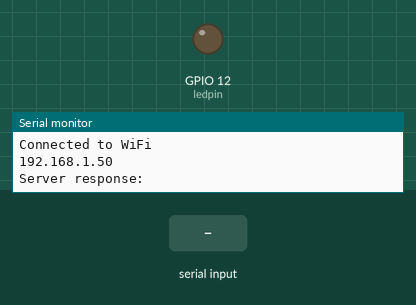
Simulated run of this sketch. Board: ESP32. Parts: output pins drawn as LEDs (lit = HIGH), the last lines printed to the serial monitor. The inputs (shaded band) are chosen by the test bench. WiFi joins after 1.5 s; servers stay silent unless stated; uploads are accepted with an empty reply.

Above: at 3.2 s.
3.3 s: "90,45,200\n" received over the second serial link
At 5.53 s:
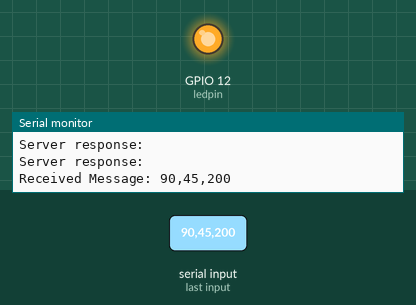
6.5 s: "90,45\n" received over the second serial link
At 9.1 s:
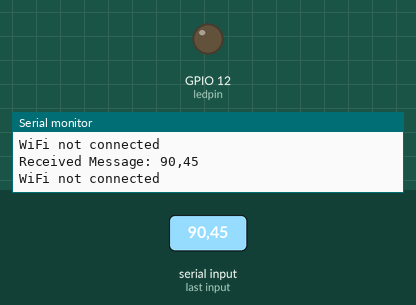
9.4 s: "90,45,200,10\n" received over the second serial link
At 10.53 s:
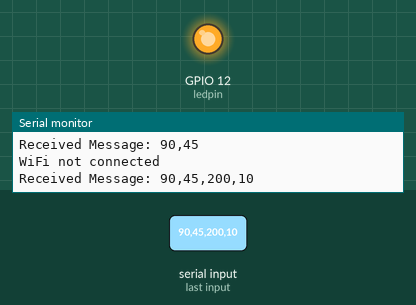
Timing chart, 0 to 12.4 s (numbered marks = the images above; inputs shaded):
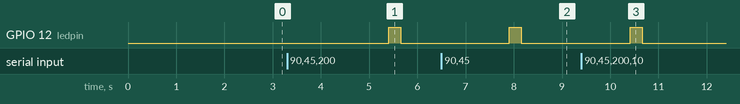

The sketch:

sketch_feb16a.ino
```cpp
#include <WiFi.h>
#include <HTTPClient.h>

const int ledpin = 12;  // LED connected to GPIO pin 12 (13 on ESP32 Dev Board)
String incomingstring;

const char *ssid = "Lynchhhh";
const char *password = "whoops12";

int onoff,offon;

WiFiClient client;

void setup() {
  pinMode(ledpin, OUTPUT);

  Serial.begin(9600);
  while (!Serial);  // Wait for Serial Monitor to open

  Serial2.begin(9600, SERIAL_8N1, 16, -1);  // Initialize Serial2 for LoRa communication (RX2 pin 16)

  Serial.println("Hardware Serial (Serial2) initialized for LoRa communication.");

  WiFi.mode(WIFI_STA);
  WiFi.begin(ssid, password);

  while (WiFi.status() != WL_CONNECTED) {
    delay(1000);
    Serial.println("Connecting to WiFi...");
  }

  Serial.println("Connected to WiFi");
  Serial.println(WiFi.localIP());
}

void loop() {
 if (WiFi.status() == WL_CONNECTED) {
    HTTPClient http;

   while (Serial2.available()){
  if (Serial2.available()) {
    incomingstring = Serial2.readString();
  }

    if (incomingstring.length() > 0) {
      Serial.println("Received Message: " + incomingstring);
      digitalWrite(ledpin,HIGH);
      delay(250);
      digitalWrite(ledpin,LOW);
      delay(250);
    }

    // Find the position of latitude, longitude,movement, and battery data in the incoming string
    int comma2 = incomingstring.indexOf(',', incomingstring.indexOf(',') + 1); // Find the second comma
    int comma3 = incomingstring.indexOf(',', comma2 + 1); // Find the third comma
    int comma4 = incomingstring.indexOf(',', comma3 + 1); // Find the fourth comma
    int comma5 = incomingstring.indexOf(',', comma4 + 1); // Find the fifth comma
    int comma6 = incomingstring.indexOf(',', comma5 + 1); // Find the sixth comma


    if (comma2 != -1 && comma3 != -1 && comma4 != -1 && comma5!= -1 && comma6!= -1) {
      String longitudeStr = incomingstring.substring(comma3 + 1, comma4); // Extract longitude
      String binaryDataStr = incomingstring.substring(comma4 + 1, comma5); // Extract mstate
      String latitudeStr = incomingstring.substring(comma2 + 1,comma3); // Extract latitude data
      String battStr = incomingstring.substring(comma5 + 1, comma6); // Extract mstate

      // Convert string data to float and int
      float latitude = latitudeStr.toFloat();
      float longitude = longitudeStr.toFloat();
      float battery_status = battStr.toFloat();
      int mstate = binaryDataStr.toInt();
      onoff=1;

      // Build the request body
      String data = "latitude=" + String(latitude) + "&longitude=" + String(longitude) + "&mstate=" + String(mstate) + "&battery_status=" + String(battery_status) + "&onoff=" + String(onoff);

    http.begin(client, "http://192.168.181.228/MyWebsite/RealTimeDataDisplay/process.php");
    http.addHeader("Content-Type", "application/x-www-form-urlencoded"); // Set content type header

    // Send HTTP POST request and handle response
    int httpCode = http.POST(data);

    if (httpCode == HTTP_CODE_OK)
    {
      String response = http.getString();
      Serial.println("Server response: " + response);
    }

    else
    {
      Serial.print("HTTP POST request failed with error code: ");
      Serial.println(httpCode);
      if (httpCode == HTTPC_ERROR_CONNECTION_REFUSED)
      {
        Serial.println("Connection refused by the server.");
      }
      else if (httpCode == HTTP_CODE_NOT_FOUND)
      {
        Serial.println("Server resource not found.");
      }
      else {
        Serial.println("Unknown error occurred.");
      }
    }


    http.end();
  } else {
    Serial.println("WiFi not connected");
  }

  delay(1000);

  }
  if (!Serial2.available())
   {
        offon=0;
        String data = "offon=" + String(offon);

    http.begin(client, "http://192.168.181.228/MyWebsite/RealTimeDataDisplay/process.php");
    http.addHeader("Content-Type", "application/x-www-form-urlencoded"); // Set content type header

    // Send HTTP POST request and handle response
    int httpCode = http.POST(data);

    if (httpCode == HTTP_CODE_OK)
    {
      String response = http.getString();
      Serial.println("Server response: " + response);
    }

    else
    {
      Serial.print("HTTP POST request failed with error code: ");
      Serial.println(httpCode);
      if (httpCode == HTTPC_ERROR_CONNECTION_REFUSED)
      {
        Serial.println("Connection refused by the server.");
      }
      else if (httpCode == HTTP_CODE_NOT_FOUND)
      {
        Serial.println("Server resource not found.");
      }
      else {
        Serial.println("Unknown error occurred.");
      }
    }


    http.end();

delay(1000);
  }
}
}
```

Measured:
- after the input at 3.3 s, GPIO 12 (ledpin): LOW → HIGH after 2.1 s, → LOW 0.25 s later
- after the input at 6.5 s, GPIO 12 (ledpin): LOW → HIGH after 1.4 s, → LOW 0.25 s later
- after the input at 9.4 s, GPIO 12 (ledpin): LOW → HIGH after 1.0 s, → LOW 0.25 s later
